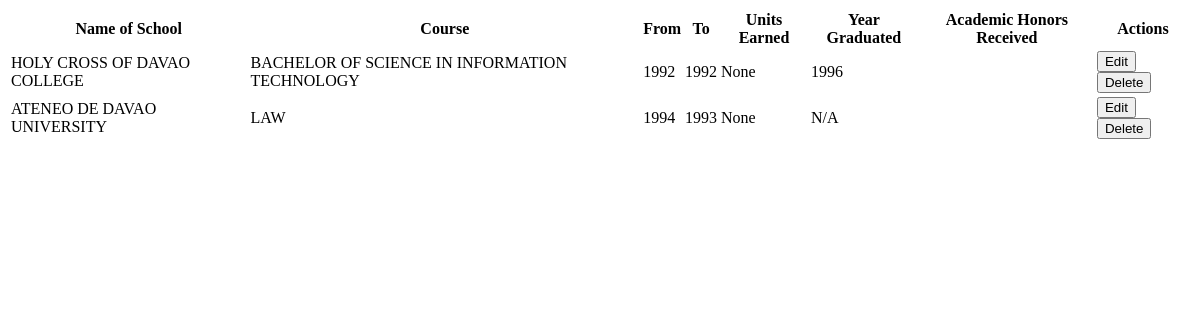
The app's page /college-data/ (signed in), older data.
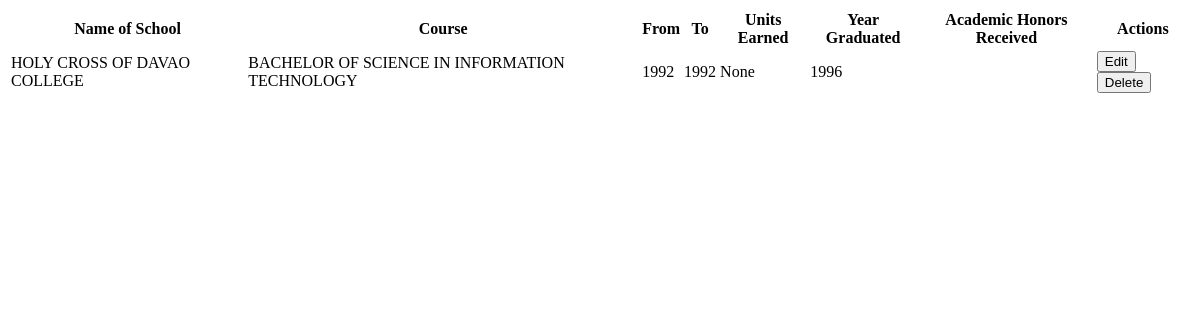
The same page, newer data.
### rma/models.py (models this page shows, shortened)
class College(models.Model):
    user = models.ForeignKey(User, on_delete=models.CASCADE)
    school_name = Uppercase('Name of School', max_length=200)
    course = Uppercase('Course/Degree', max_length=200)
    year_from = Uppercase('From',max_length=4, choices=YEAR_CHOICES)
    year_to = Uppercase('To',max_length=4, choices=YEAR_CHOICES)
    units_earned = models.DecimalField('Units Earned', max_digits=4, decimal_places=2, blank=True, null=True)
    year_graduated = Uppercase('Year Graduated',max_length=4, choices=YEAR_CHOICES)
    academic_honors = Uppercase('Academic Honors Received', max_length=150, blank=True, null=False)
    class Meta:
        verbose_name_plural = "College"

### rma/views.py (the view)
# urls.py: path('college-data/', views.college_data, name='college-data'),
@login_required()
def college_data(request):
    obj_college = College.objects.filter(user_id=request.user)
    return render(request, 'loaded_data/college_data.html', {'obj_college':obj_college})

### templates/loaded_data/college_data.html
<div class="col-12">
    <table class="table">
        <thead>
            <tr>
                <th scope="col">Name of School</th>
                <th scope="col">Course</th>
                <th scope="col">From</th>
                <th scope="col">To</th>
                <th scope="col">Units Earned</th>
                <th scope="col">Year Graduated</th>
                <th scope="col">Academic Honors Received</th>
                <th scope="col">Actions</th>
            </tr>
        </thead>
        <tbody>
            {% for college in obj_college %}
                <tr>
                    <td>{{college.school_name}}</td>
                    <td>{{college.course}}</td>
                    <td>{{college.year_from}}</td>
                    <td>{{college.year_to}}</td>
                    <td>{{college.units_earned}}</td>
                    <td>{{college.year_graduated}}</td>
                    <td>{{college.academic_honors}}</td>
                    <td>
                        <button type="button" class="btn btn-primary btn-sm" hx-get="{% url 'college-edit' college.id %}" hx-target="#college-modal-dialog" data-bs-toggle="modal" data-bs-target="#college-modal">Edit</button>
                        <button type="button" class="btn btn-danger btn-sm" hx-get="{% url 'college-delete' college.id %}" hx-target="#delete-modal-dialog" data-bs-toggle="modal" data-bs-target="#delete-modal">Delete</button>
                    </td>
                </tr>
            {% endfor %}
        </tbody>
    </table>
</div>

Row changes from the older to the newer data that the page shows:
removed College: school_name "ATENEO DE DAVAO UNIVERSITY", course "LAW", year_from "1994", year_to "1993", units_earned "None", year_graduated "N/A"
